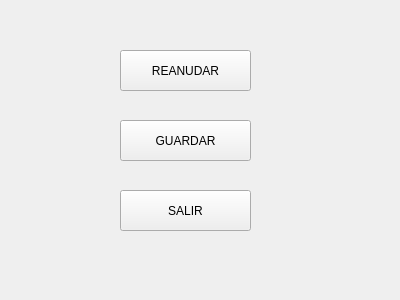
<?xml version="1.0" encoding="UTF-8"?>
<ui version="4.0">
 <class>pause</class>
 <widget class="QWidget" name="pause">
  <property name="geometry">
   <rect>
    <x>0</x>
    <y>0</y>
    <width>400</width>
    <height>300</height>
   </rect>
  </property>
  <property name="windowTitle">
   <string>Form</string>
  </property>
  <widget class="QPushButton" name="pushButton">
   <property name="geometry">
    <rect>
     <x>120</x>
     <y>50</y>
     <width>131</width>
     <height>41</height>
    </rect>
   </property>
   <property name="text">
    <string>REANUDAR</string>
   </property>
  </widget>
  <widget class="QPushButton" name="pushButton_2">
   <property name="geometry">
    <rect>
     <x>120</x>
     <y>120</y>
     <width>131</width>
     <height>41</height>
    </rect>
   </property>
   <property name="text">
    <string>GUARDAR</string>
   </property>
  </widget>
  <widget class="QPushButton" name="pushButton_3">
   <property name="geometry">
    <rect>
     <x>120</x>
     <y>190</y>
     <width>131</width>
     <height>41</height>
    </rect>
   </property>
   <property name="text">
    <string>SALIR</string>
   </property>
  </widget>
 </widget>
 <resources/>
 <connections>
  <connection>
   <sender>pushButton</sender>
   <signal>clicked()</signal>
   <receiver>pause</receiver>
   <slot>close()</slot>
   <hints>
    <hint type="sourcelabel">
     <x>198</x>
     <y>68</y>
    </hint>
    <hint type="destinationlabel">
     <x>303</x>
     <y>62</y>
    </hint>
   </hints>
  </connection>
  <connection>
   <sender>pushButton_3</sender>
   <signal>clicked()</signal>
   <receiver>pause</receiver>
   <slot>close()</slot>
   <hints>
    <hint type="sourcelabel">
     <x>216</x>
     <y>213</y>
    </hint>
    <hint type="destinationlabel">
     <x>324</x>
     <y>205</y>
    </hint>
   </hints>
  </connection>
 </connections>
</ui>
